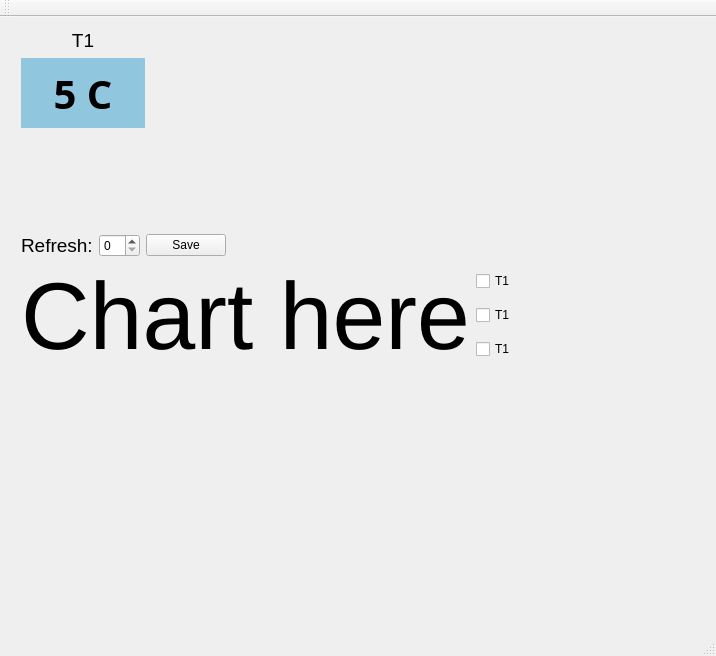
<?xml version="1.0" encoding="UTF-8"?>
<ui version="4.0">
 <class>MainWindow</class>
 <widget class="QMainWindow" name="MainWindow">
  <property name="geometry">
   <rect>
    <x>0</x>
    <y>0</y>
    <width>716</width>
    <height>656</height>
   </rect>
  </property>
  <property name="windowTitle">
   <string>MainWindow</string>
  </property>
  <widget class="QWidget" name="centralWidget">
   <widget class="QWidget" name="layoutWidget">
    <property name="geometry">
     <rect>
      <x>10</x>
      <y>0</y>
      <width>691</width>
      <height>560</height>
     </rect>
    </property>
    <property name="sizePolicy">
     <sizepolicy hsizetype="Minimum" vsizetype="Preferred">
      <horstretch>0</horstretch>
      <verstretch>0</verstretch>
     </sizepolicy>
    </property>
    <layout class="QVBoxLayout" name="mainLayout" stretch="5,1,0">
     <property name="sizeConstraint">
      <enum>QLayout::SetFixedSize</enum>
     </property>
     <item>
      <layout class="QGridLayout" name="measuresValues" rowstretch="1,1" columnstretch="1,1,1,1" rowminimumheight="100,100" columnminimumwidth="0,0,0,0">
       <item row="0" column="0">
        <layout class="QVBoxLayout" name="measureView" stretch="1,3">
         <item>
          <widget class="QLabel" name="labelName">
           <property name="font">
            <font>
             <pointsize>14</pointsize>
            </font>
           </property>
           <property name="text">
            <string>T1</string>
           </property>
           <property name="alignment">
            <set>Qt::AlignCenter</set>
           </property>
          </widget>
         </item>
         <item>
          <widget class="QLabel" name="labelValue">
           <property name="font">
            <font>
             <family>Droid Sans</family>
             <pointsize>30</pointsize>
             <weight>75</weight>
             <bold>true</bold>
            </font>
           </property>
           <property name="styleSheet">
            <string notr="true">background-color: rgb(145, 199, 222);</string>
           </property>
           <property name="frameShape">
            <enum>QFrame::NoFrame</enum>
           </property>
           <property name="frameShadow">
            <enum>QFrame::Plain</enum>
           </property>
           <property name="text">
            <string>5 C</string>
           </property>
           <property name="textFormat">
            <enum>Qt::AutoText</enum>
           </property>
           <property name="alignment">
            <set>Qt::AlignCenter</set>
           </property>
          </widget>
         </item>
        </layout>
       </item>
       <item row="0" column="1">
        <spacer name="horizontalSpacer_2">
         <property name="orientation">
          <enum>Qt::Horizontal</enum>
         </property>
         <property name="sizeType">
          <enum>QSizePolicy::Expanding</enum>
         </property>
         <property name="sizeHint" stdset="0">
          <size>
           <width>40</width>
           <height>20</height>
          </size>
         </property>
        </spacer>
       </item>
       <item row="0" column="2">
        <spacer name="horizontalSpacer_3">
         <property name="orientation">
          <enum>Qt::Horizontal</enum>
         </property>
         <property name="sizeType">
          <enum>QSizePolicy::Expanding</enum>
         </property>
         <property name="sizeHint" stdset="0">
          <size>
           <width>40</width>
           <height>20</height>
          </size>
         </property>
        </spacer>
       </item>
       <item row="0" column="3">
        <spacer name="horizontalSpacer_4">
         <property name="orientation">
          <enum>Qt::Horizontal</enum>
         </property>
         <property name="sizeType">
          <enum>QSizePolicy::Expanding</enum>
         </property>
         <property name="sizeHint" stdset="0">
          <size>
           <width>40</width>
           <height>20</height>
          </size>
         </property>
        </spacer>
       </item>
       <item row="1" column="0">
        <spacer name="horizontalSpacer_5">
         <property name="orientation">
          <enum>Qt::Horizontal</enum>
         </property>
         <property name="sizeHint" stdset="0">
          <size>
           <width>40</width>
           <height>20</height>
          </size>
         </property>
        </spacer>
       </item>
       <item row="1" column="1">
        <spacer name="horizontalSpacer_6">
         <property name="orientation">
          <enum>Qt::Horizontal</enum>
         </property>
         <property name="sizeHint" stdset="0">
          <size>
           <width>40</width>
           <height>20</height>
          </size>
         </property>
        </spacer>
       </item>
       <item row="1" column="2">
        <spacer name="horizontalSpacer_7">
         <property name="orientation">
          <enum>Qt::Horizontal</enum>
         </property>
         <property name="sizeHint" stdset="0">
          <size>
           <width>40</width>
           <height>20</height>
          </size>
         </property>
        </spacer>
       </item>
       <item row="1" column="3">
        <spacer name="horizontalSpacer_8">
         <property name="orientation">
          <enum>Qt::Horizontal</enum>
         </property>
         <property name="sizeHint" stdset="0">
          <size>
           <width>40</width>
           <height>20</height>
          </size>
         </property>
        </spacer>
       </item>
      </layout>
     </item>
     <item>
      <layout class="QHBoxLayout" name="refreshForm">
       <item>
        <widget class="QLabel" name="label">
         <property name="font">
          <font>
           <pointsize>14</pointsize>
          </font>
         </property>
         <property name="text">
          <string>Refresh:</string>
         </property>
        </widget>
       </item>
       <item>
        <widget class="QSpinBox" name="spinBoxRefresh"/>
       </item>
       <item>
        <widget class="QPushButton" name="btnSave">
         <property name="text">
          <string>Save</string>
         </property>
        </widget>
       </item>
       <item>
        <spacer name="horizontalSpacer">
         <property name="sizePolicy">
          <sizepolicy hsizetype="Minimum" vsizetype="Minimum">
           <horstretch>0</horstretch>
           <verstretch>0</verstretch>
          </sizepolicy>
         </property>
         <property name="orientation">
          <enum>Qt::Horizontal</enum>
         </property>
         <property name="sizeHint" stdset="0">
          <size>
           <width>40</width>
           <height>20</height>
          </size>
         </property>
        </spacer>
       </item>
      </layout>
     </item>
     <item>
      <layout class="QHBoxLayout" name="chart">
       <item>
        <widget class="QLabel" name="chartPlaceholder">
         <property name="sizePolicy">
          <sizepolicy hsizetype="Minimum" vsizetype="Preferred">
           <horstretch>0</horstretch>
           <verstretch>0</verstretch>
          </sizepolicy>
         </property>
         <property name="font">
          <font>
           <pointsize>71</pointsize>
          </font>
         </property>
         <property name="text">
          <string>Chart here</string>
         </property>
        </widget>
       </item>
       <item>
        <layout class="QVBoxLayout" name="legend">
         <item>
          <widget class="QCheckBox" name="chartParam">
           <property name="sizePolicy">
            <sizepolicy hsizetype="Minimum" vsizetype="Fixed">
             <horstretch>0</horstretch>
             <verstretch>0</verstretch>
            </sizepolicy>
           </property>
           <property name="text">
            <string>T1</string>
           </property>
          </widget>
         </item>
         <item>
          <widget class="QCheckBox" name="checkBox_2">
           <property name="sizePolicy">
            <sizepolicy hsizetype="Minimum" vsizetype="Fixed">
             <horstretch>0</horstretch>
             <verstretch>0</verstretch>
            </sizepolicy>
           </property>
           <property name="text">
            <string>T1</string>
           </property>
          </widget>
         </item>
         <item>
          <widget class="QCheckBox" name="checkBox_3">
           <property name="sizePolicy">
            <sizepolicy hsizetype="Minimum" vsizetype="Fixed">
             <horstretch>0</horstretch>
             <verstretch>0</verstretch>
            </sizepolicy>
           </property>
           <property name="text">
            <string>T1</string>
           </property>
          </widget>
         </item>
        </layout>
       </item>
      </layout>
     </item>
    </layout>
   </widget>
  </widget>
  <widget class="QMenuBar" name="menuBar">
   <property name="geometry">
    <rect>
     <x>0</x>
     <y>0</y>
     <width>716</width>
     <height>25</height>
    </rect>
   </property>
  </widget>
  <widget class="QToolBar" name="mainToolBar">
   <attribute name="toolBarArea">
    <enum>TopToolBarArea</enum>
   </attribute>
   <attribute name="toolBarBreak">
    <bool>false</bool>
   </attribute>
  </widget>
  <widget class="QStatusBar" name="statusBar"/>
 </widget>
 <layoutdefault spacing="6" margin="11"/>
 <resources/>
 <connections/>
</ui>
